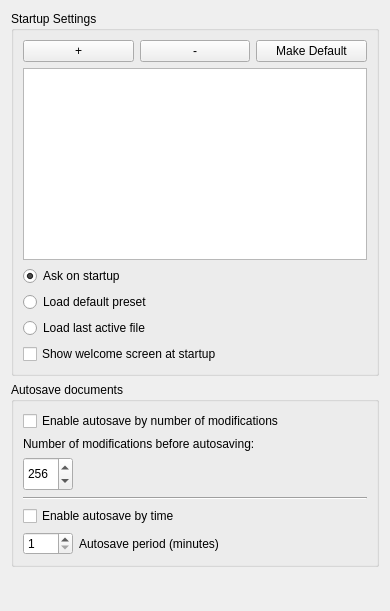
<?xml version="1.0" encoding="UTF-8"?>
<ui version="4.0">
 <class>FilesPage</class>
 <widget class="QWidget" name="FilesPage">
  <property name="geometry">
   <rect>
    <x>0</x>
    <y>0</y>
    <width>390</width>
    <height>611</height>
   </rect>
  </property>
  <layout class="QVBoxLayout" name="verticalLayout_2">
   <item>
    <widget class="QGroupBox" name="startupBox">
     <property name="title">
      <string>Startup Settings</string>
     </property>
     <layout class="QVBoxLayout" name="verticalLayout">
      <item>
       <layout class="QHBoxLayout" name="presetControls">
        <item>
         <widget class="QPushButton" name="addPreset">
          <property name="toolTip">
           <string>Saving the current project as a preset</string>
          </property>
          <property name="whatsThis">
           <string>Saving the current project as a preset</string>
          </property>
          <property name="text">
           <string>+</string>
          </property>
         </widget>
        </item>
        <item>
         <widget class="QPushButton" name="removePreset">
          <property name="text">
           <string>-</string>
          </property>
         </widget>
        </item>
        <item>
         <widget class="QPushButton" name="setDefaultPreset">
          <property name="text">
           <string>Make Default</string>
          </property>
         </widget>
        </item>
       </layout>
      </item>
      <item>
       <widget class="QListWidget" name="presetListWidget">
        <property name="sortingEnabled">
         <bool>false</bool>
        </property>
       </widget>
      </item>
      <item>
       <widget class="QRadioButton" name="askPresetRbtn">
        <property name="text">
         <string>Ask on startup</string>
        </property>
        <property name="checked">
         <bool>true</bool>
        </property>
        <attribute name="buttonGroup">
         <string notr="true">startupGroup</string>
        </attribute>
       </widget>
      </item>
      <item>
       <widget class="QRadioButton" name="loadDefaultPresetRbtn">
        <property name="text">
         <string>Load default preset</string>
        </property>
        <property name="checked">
         <bool>false</bool>
        </property>
        <attribute name="buttonGroup">
         <string notr="true">startupGroup</string>
        </attribute>
       </widget>
      </item>
      <item>
       <widget class="QRadioButton" name="loadLastActiveRbtn">
        <property name="text">
         <string>Load last active file</string>
        </property>
        <attribute name="buttonGroup">
         <string notr="true">startupGroup</string>
        </attribute>
       </widget>
      </item>
      <item>
       <widget class="QCheckBox" name="showWelcomeCheckBox">
        <property name="text">
         <string>Show welcome screen at startup</string>
        </property>
       </widget>
      </item>
     </layout>
    </widget>
   </item>
   <item>
    <widget class="QGroupBox" name="autosaveBox">
     <property name="title">
      <string comment="Preference">Autosave documents</string>
     </property>
     <layout class="QVBoxLayout" name="lay">
      <item>
       <widget class="QCheckBox" name="autosaveCheckBox">
        <property name="text">
         <string comment="Preference">Enable autosave by number of modifications</string>
        </property>
       </widget>
      </item>
      <item>
       <widget class="QLabel" name="autosaveNumberLabel">
        <property name="text">
         <string comment="Preference">Number of modifications before autosaving:</string>
        </property>
       </widget>
      </item>
      <item>
       <widget class="QSpinBox" name="autosaveNumberBox">
        <property name="minimumSize">
         <size>
          <width>50</width>
          <height>34</height>
         </size>
        </property>
        <property name="maximumSize">
         <size>
          <width>50</width>
          <height>16777215</height>
         </size>
        </property>
        <property name="minimum">
         <number>4</number>
        </property>
        <property name="maximum">
         <number>8192</number>
        </property>
        <property name="value">
         <number>256</number>
        </property>
       </widget>
      </item>
      <item>
       <widget class="Line" name="line">
        <property name="orientation">
         <enum>Qt::Orientation::Horizontal</enum>
        </property>
       </widget>
      </item>
      <item>
       <widget class="QCheckBox" name="autosaveByTimeCheckBox">
        <property name="text">
         <string>Enable autosave by time</string>
        </property>
       </widget>
      </item>
      <item>
       <layout class="QHBoxLayout" name="horizontalLayout_2">
        <item>
         <widget class="QSpinBox" name="autosaveByTimeNumberBox">
          <property name="maximumSize">
           <size>
            <width>50</width>
            <height>16777215</height>
           </size>
          </property>
          <property name="minimum">
           <number>1</number>
          </property>
          <property name="maximum">
           <number>300</number>
          </property>
         </widget>
        </item>
        <item>
         <widget class="QLabel" name="autosaveByTimeLabel">
          <property name="text">
           <string>Autosave period (minutes)</string>
          </property>
         </widget>
        </item>
       </layout>
      </item>
     </layout>
    </widget>
   </item>
   <item>
    <spacer name="verticalSpacer">
     <property name="orientation">
      <enum>Qt::Orientation::Vertical</enum>
     </property>
     <property name="sizeHint" stdset="0">
      <size>
       <width>0</width>
       <height>0</height>
      </size>
     </property>
    </spacer>
   </item>
  </layout>
 </widget>
 <resources/>
 <connections/>
 <buttongroups>
  <buttongroup name="startupGroup"/>
 </buttongroups>
</ui>
